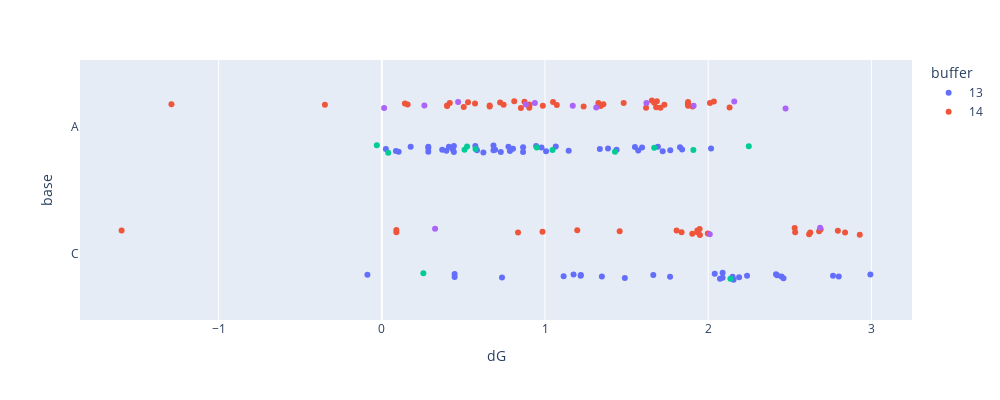

Notebook source saved alongside this figure:
### Code cell
fig = px.strip(
    all_merged,
    x="dG",
    y="base",
    color="buffer",
    hover_data=["site"],  # Show site info on hover
    stripmode='group',  # or 'group' if you want dodge-like behavior
)

fig.update_layout(height=400, width=1000)
fig.show()

### Figure 1 — Plotly figure (JSON) as saved in the notebook; plotly's stock layout.template omitted (floating-point values rounded to 4 significant figures)
{"data": [{"alignmentgroup": "True", "boxpoints": "all", "customdata": [[127], [128], [132], [133], [136], [137], [138], [143], [145], [146], [165], [166], [170], [226], [229], [230], [231], [232], [233], [235], [255], [217], [209], [208], [196], [192], [189], [161], [159], [154], [252], [246], [240], [109], [121], [223], [104], [214], [211], [216], [139], [140], [152], [153], [184], [114], [113], [151], [123], [105], [218], [225], [171], [124], [153], [197], [104], [124], [248], [153], [183], [206], [207], [248], [198], [219], [226], [187], [172], [197], [173], [260]], "fillcolor": "rgba(255,255,255,0)", "hoveron": "points", "hovertemplate": "buffer=13<br>dG=%{x}<br>base=%{y}<br>site=%{customdata[0]}<extra></extra>", "legendgroup": "13", "line": {"color": "rgba(255,255,255,0)"}, "marker": {"color": "#636efa"}, "name": "13", "offsetgroup": "13", "orientation": "h", "pointpos": 0, "showlegend": true, "type": "box", "x": [2.155, 2.189, 1.489, 1.336, 1.145, 2.149, 2.088, 2.994, 2.449, 1.692, 2.072, 2.422, -0.08821, 0.8658, 1.664, 1.439, 1.386, 1.766, 1.768, 0.7852, 1.114, 1.175, 2.461, 1.348, 1.007, 1.571, 2.415, 1.827, 1.721, 2.8, 1.84, 2.018, 2.238, 0.7366, 1.22, 2.088, 0.4417, 1.595, 2.765, 1.218, 0.08641, 0.1768, 0.5834, 0.2849, 0.8039, 0.1032, 0.7761, 0.6942, 0.411, 0.6226, 0.7291, 0.9785, 0.9456, -Infinity, 0.2849, 0.4462, 0.4417, -Infinity, 0.6842, 0.2849, 0.3699, 0.4347, 0.02492, 0.6842, 0.3957, 1.066, 0.8658, 0.5731, 0.5774, 0.4462, 1.551, 2.04], "x0": " ", "xaxis": "x", "y": ["C", "C", "C", "A", "A", "C", "C", "C", "C", "A", "C", "C", "C", "A", "C", "A", "A", "C", "A", "A", "C", "C", "C", "C", "A", "A", "C", "A", "A", "C", "A", "A", "C", "C", "C", "C", "A", "A", "C", "C", "A", "A", "A", "A", "A", "A", "A", "A", "A", "A", "A", "A", "A", "C", "A", "C", "A", "C", "A", "A", "A", "A", "A", "A", "A", "A", "A", "A", "A", "C", "A", "C"], "y0": " ", "yaxis": "y"}, {"alignmentgroup": "True", "boxpoints": "all", "customdata": [[128], [132], [133], [136], [137], [138], [146], [165], [166], [170], [226], [229], [230], [231], [232], [233], [235], [255], [217], [208], [196], [193], [192], [161], [159], [154], [252], [246], [109], [121], [223], [104], [214], [211], [216], [139], [140], [152], [153], [184], [114], [113], [151], [123], [105], [218], [225], [171], [124], [153], [197], [104], [124], [248], [153], [183], [206], [207], [248], [198], [219], [226], [187], [172], [197], [173], [260]], "fillcolor": "rgba(255,255,255,0)", "hoveron": "points", "hovertemplate": "buffer=14<br>dG=%{x}<br>base=%{y}<br>site=%{customdata[0]}<extra></extra>", "legendgroup": "14", "line": {"color": "rgba(255,255,255,0)"}, "marker": {"color": "#EF553B"}, "name": "14", "offsetgroup": "14", "orientation": "h", "pointpos": 0, "showlegend": true, "type": "box", "x": [2.795, 1.948, 1.669, 1.327, 2.625, 2.53, 1.482, 2.619, 2.929, -1.595, 0.6609, 1.998, 1.619, 1.358, 1.837, 1.875, 0.8116, 0.9847, 1.903, 1.806, 1.681, 2.839, 1.685, 2.035, 2.011, 2.533, 1.904, 2.131, 0.8348, 1.458, 2.689, 0.4002, 1.731, 2.68, 1.198, -0.3487, 0.1581, 1.237, 0.9037, 1.655, 0.1417, 1.049, 1.072, 0.9867, 0.725, 0.874, 1.708, 0.7465, 0.08922, 0.9037, 1.934, 0.4002, 0.08922, 1.877, 0.9037, 0.5282, 0.8523, -1.289, 1.877, -Infinity, 0.5712, 0.6609, 1.341, 0.502, 1.934, 0.4165, 1.949], "x0": " ", "xaxis": "x", "y": ["C", "C", "A", "A", "C", "C", "A", "C", "C", "C", "A", "C", "A", "A", "C", "A", "A", "C", "C", "C", "A", "C", "A", "A", "A", "C", "A", "A", "C", "C", "C", "A", "A", "C", "C", "A", "A", "A", "A", "A", "A", "A", "A", "A", "A", "A", "A", "A", "C", "A", "C", "A", "C", "A", "A", "A", "A", "A", "A", "A", "A", "A", "A", "A", "C", "A", "C"], "y0": " ", "yaxis": "y"}, {"alignmentgroup": "True", "boxpoints": "all", "customdata": [[115], [122], [125], [178], [186], [210], [237], [256], [261], [262], [263], [265], [266]], "fillcolor": "rgba(255,255,255,0)", "hoveron": "points", "hovertemplate": "buffer=13<br>dG=%{x}<br>base=%{y}<br>site=%{customdata[0]}<extra></extra>", "legendgroup": "13", "line": {"color": "rgba(255,255,255,0)"}, "marker": {"color": "#00cc96"}, "name": "13", "offsetgroup": "13", "orientation": "h", "pointpos": 0, "showlegend": false, "type": "box", "x": [0.0391, 0.5067, -0.03048, 0.5226, 0.5742, 0.9498, 0.2546, 1.429, 1.669, 1.046, 2.136, 2.249, 1.909], "x0": " ", "xaxis": "x", "y": ["A", "A", "A", "A", "A", "A", "C", "A", "A", "A", "C", "A", "A"], "y0": " ", "yaxis": "y"}, {"alignmentgroup": "True", "boxpoints": "all", "customdata": [[115], [122], [125], [178], [186], [210], [237], [256], [261], [262], [263], [264], [265], [266]], "fillcolor": "rgba(255,255,255,0)", "hoveron": "points", "hovertemplate": "buffer=14<br>dG=%{x}<br>base=%{y}<br>site=%{customdata[0]}<extra></extra>", "legendgroup": "14", "line": {"color": "rgba(255,255,255,0)"}, "marker": {"color": "#ab63fa"}, "name": "14", "offsetgroup": "14", "orientation": "h", "pointpos": 0, "showlegend": false, "type": "box", "x": [0.01406, 0.4676, 0.261, 0.9379, 2.474, 0.8824, 0.3265, 1.314, 1.622, 1.17, 2.01, 2.686, 2.159, 1.911], "x0": " ", "xaxis": "x", "y": ["A", "A", "A", "A", "A", "A", "C", "A", "A", "A", "C", "C", "A", "A"], "y0": " ", "yaxis": "y"}], "layout": {"boxmode": "group", "height": 400, "legend": {"title": {"text": "buffer"}, "tracegroupgap": 0}, "margin": {"t": 60}, "width": 1000, "xaxis": {"anchor": "y", "domain": [0, 1], "title": {"text": "dG"}}, "yaxis": {"anchor": "x", "domain": [0, 1], "title": {"text": "base"}}}}
